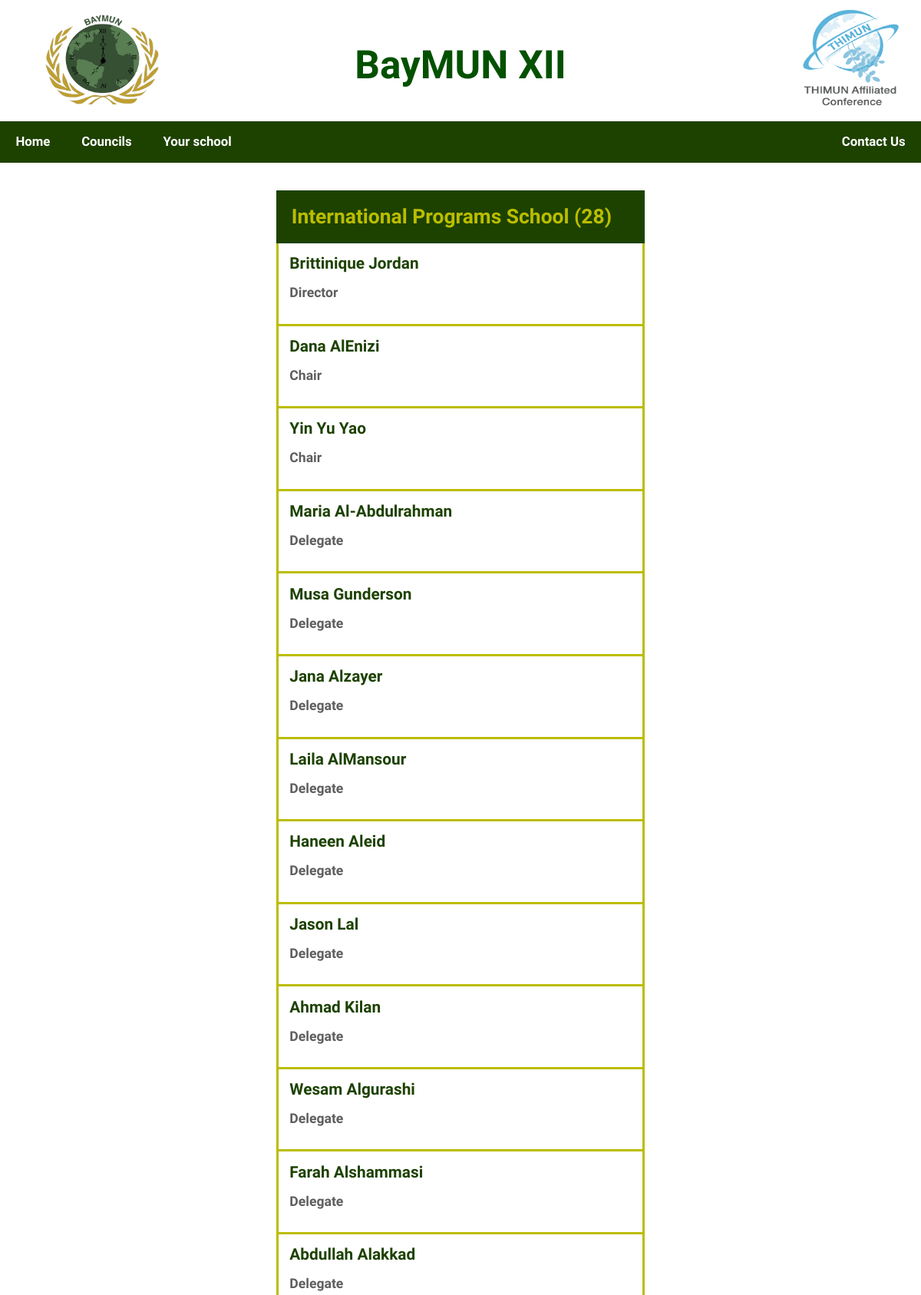
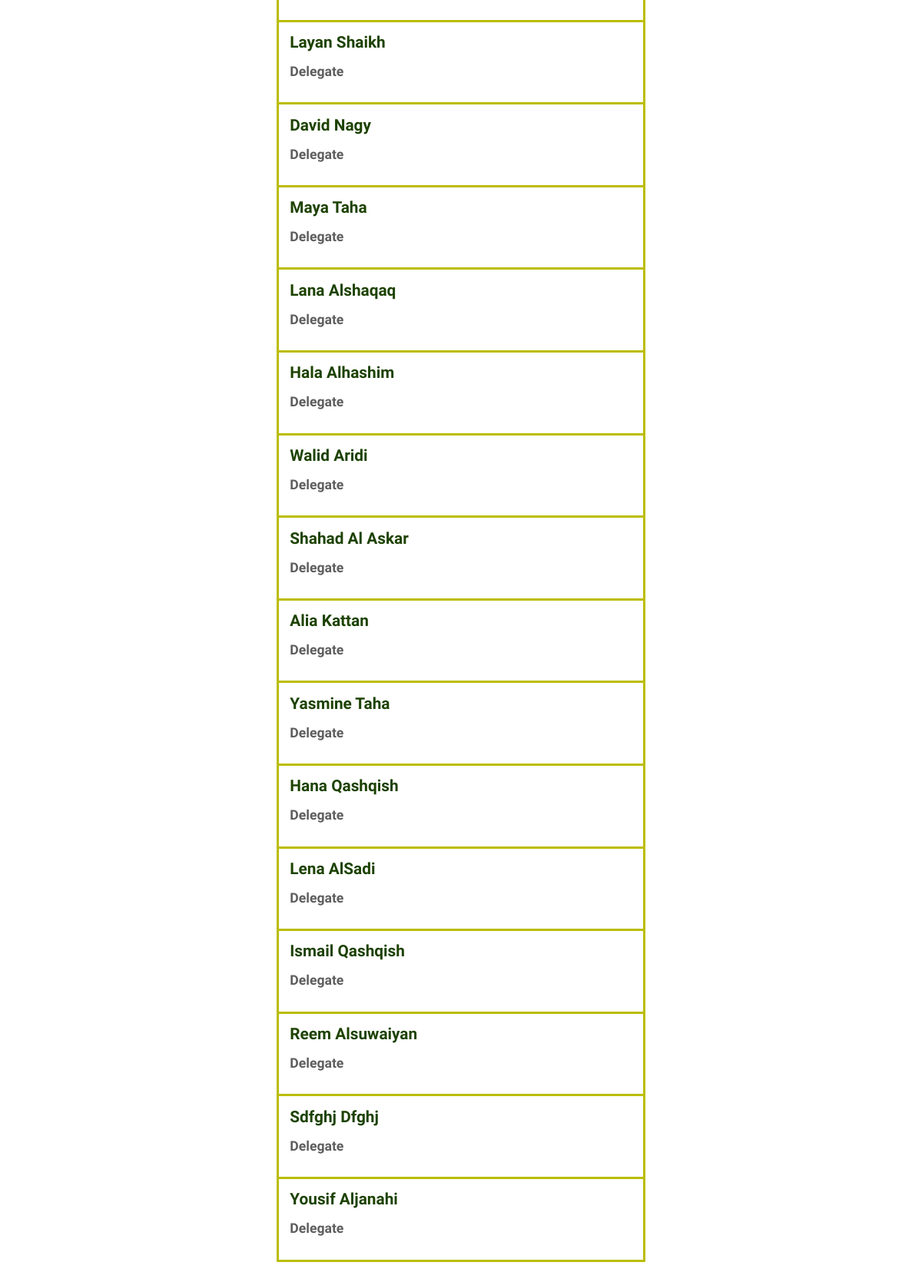
The app's page /school.php (signed in) with its own data (2 pictures, top to bottom).
### tables this page shows
CREATE TABLE `schools` (
  `schoolID` int(11) NOT NULL,
  `school` varchar(500) NOT NULL
);

CREATE TABLE `user_details` (
  `userID` mediumint(9) NOT NULL,
  `firstName` varchar(200) NOT NULL,
  `lastName` varchar(200) NOT NULL,
  `schoolID` int(11) NOT NULL,
  `grade` smallint(6) DEFAULT NULL,
  `position` varchar(20) NOT NULL,
  `positionStatus` tinyint(1) NOT NULL DEFAULT '0',
  `CPR` varchar(200) DEFAULT NULL,
  `phoneNumber` varchar(3000) DEFAULT NULL,
  `experiences` text,
  `paymentStatus` tinyint(4) NOT NULL DEFAULT '0'
);

### school.php (the view, shortened to what this page needs)
<html>
  <head>
    <?php
	  require_once 'connect.php';
	  require 'pageTemplate.php';
    ?>
  </head>
  <div class = "container-bg">
    <table>
	  <tr style = "border-color: #1d4200;">
		<?php
		$temp = $connect->query("SELECT * FROM user_details WHERE userID ='".$_SESSION["userID"]."'");
		$temp2 = $temp->fetch_assoc();
		$temp = $connect->query("SELECT school FROM schools WHERE schoolID ='".$temp2['schoolID']."'");
		$school = $temp->fetch_assoc();
		$results = $connect->query("SELECT * FROM user_details WHERE schoolID='".$temp2['schoolID']."'");
	    $num = $results->num_rows;
		?>
	    <th colspan=2><?php echo $school['school'] . " (" . "$num" . ")"; ?></th>
	  </tr>
	  <?php foreach($results as $result): ?>
	    <tr>
		<form action="school.php" method="post">
		  <td>
		    <?php
				$check = $connect->query("SELECT * FROM accounts WHERE userID= ".$result['userID']."");
				$status = $check->fetch_assoc();
				if($_SESSION["position"]=="Director" && $status['status']==0)
				{
					echo "<p style =\"color: red;\">" . $result['firstName'] . ' ' . $result['lastName'] . "</p>";
				}
				else
				{
					echo "<p style=\"color: #1d4200\">" . $result['firstName'] . ' ' . $result['lastName'] . "</p>";
				}
			?>
			<p style = "font: bold 110% 'Manjari', sans-serif; color: #5e5e5e;" ><?php echo $result['position']; ?></p>
		  </td>
		    <?php if($_SESSION["position"] === "Director" && $status['status'] == 0):?>
			  <td>
			    <input style=" width: 1%; height: 1%;" type="hidden" value="<?php echo $result['userID'];?>" name="userID"></input>
			    <input type="submit" value="Approve" name="approve"></input>
			  </td>
			<?php elseif($_SESSION["position"] === "Director" && $status['status'] == 1):?>
			  <td><input style="background-color: #8cab7f; border-color: #8cab7f;" type="submit" value="Approved" name="approve" disabled ></input></td>
			<?php else: ?>
			  <td></td>
			<?php endif; ?>
		</tr>
      <?php endforeach; ?>
	</table>
	<br><br><br><br><br><br><br><br><br><br>
  </div>
  </body>
</html>

### school.php (style rules this page uses)
.container-bg { background-color: white; width: 100%; min-height: 100%; display: inline-block; position: relative; z-index: 3; }
tr, td { padding: 3%; }
tr { border: 3px solid; border-color: #bbbd00; height: auto; width: auto; }
p { font: bold 130% 'Manjari', sans-serif; }
th { font: bold 165% 'Manjari', sans-serif; padding: 3.5%; text-align: left; background-color: #1d4200; color: #bbbd00; }
table { width: 40%; height: auto; margin-left: 30%; margin-top: 3%; border-collapse: collapse; border-radius: 10px; }

### records on screen
schools: school "International Programs School"
user_details: firstName "Brittinique", lastName "Jordan", position "Director"
user_details: firstName "Dana", lastName "AlEnizi", position "Chair"
user_details: firstName "Yin Yu", lastName "Yao", position "Chair"
user_details: firstName "Maria", lastName "Al-Abdulrahman", position "Delegate"
user_details: firstName "Musa", lastName "Gunderson", position "Delegate"
user_details: firstName "Jana", lastName "Alzayer", position "Delegate"
user_details: firstName "Laila", lastName "AlMansour", position "Delegate"
user_details: firstName "Haneen", lastName "Aleid", position "Delegate"
user_details: firstName "Jason", lastName "Lal", position "Delegate"
user_details: firstName "Ahmad", lastName "Kilan", position "Delegate"
user_details: firstName "Wesam", lastName "Algurashi", position "Delegate"
user_details: firstName "Farah", lastName "Alshammasi", position "Delegate"
user_details: firstName "Abdullah", lastName "Alakkad", position "Delegate"
user_details: firstName "Layan", lastName "Shaikh", position "Delegate"
user_details: firstName "David", lastName "Nagy", position "Delegate"
user_details: firstName "Maya", lastName "Taha", position "Delegate"
user_details: firstName "Lana", lastName "Alshaqaq", position "Delegate"
user_details: firstName "Hala", lastName "Alhashim", position "Delegate"
user_details: firstName "Walid", lastName "Aridi", position "Delegate"
user_details: firstName "Shahad", lastName "Al Askar", position "Delegate"
user_details: firstName "Alia", lastName "Kattan", position "Delegate"
user_details: firstName "Yasmine", lastName "Taha", position "Delegate"
user_details: firstName "Hana", lastName "Qashqish", position "Delegate"
user_details: firstName "Lena", lastName "AlSadi", position "Delegate"
user_details: firstName "Ismail", lastName "Qashqish", position "Delegate"
user_details: firstName "Reem", lastName "Alsuwaiyan", position "Delegate"
user_details: firstName "Sdfghj", lastName "Dfghj", position "Delegate"
user_details: firstName "Yousif", lastName "Aljanahi", position "Delegate"

### other values on screen
$num "28"
